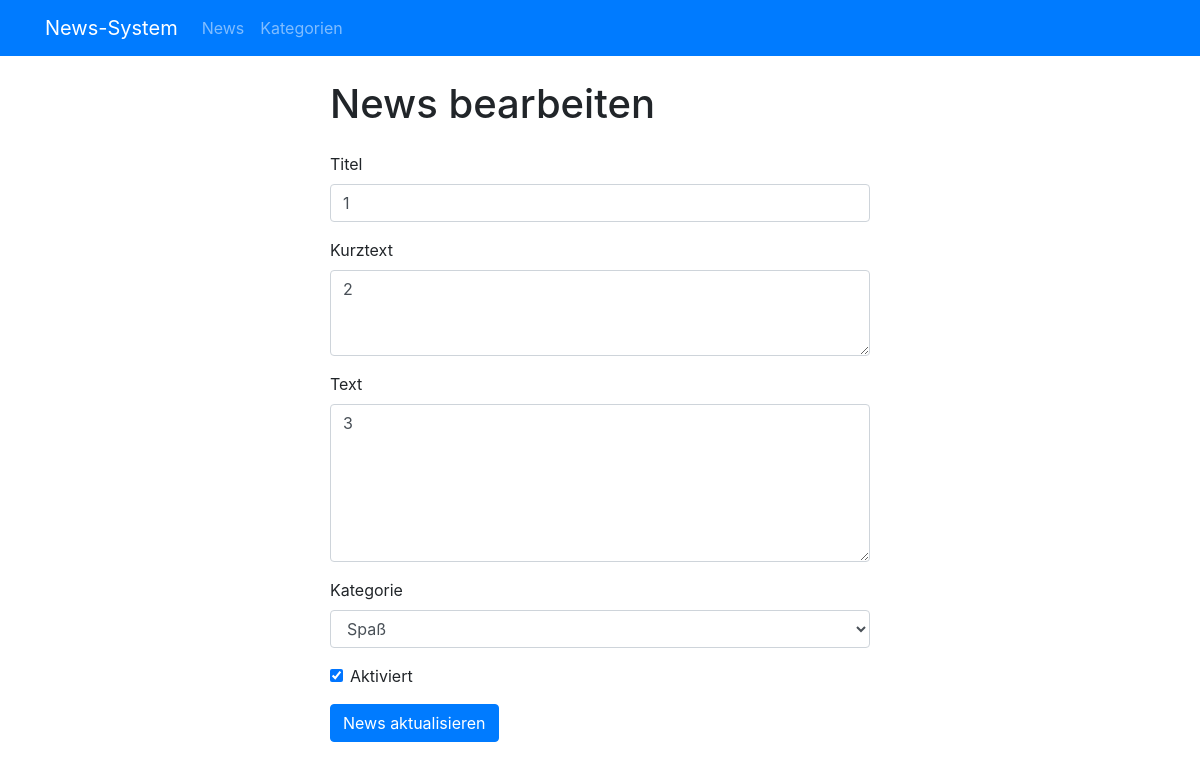
The app's page /news_edit.php?id=6 with its own data.
### tables this page shows
CREATE TABLE `news` (
  `id` int(11) unsigned NOT NULL AUTO_INCREMENT,
  `title` varchar(255) DEFAULT NULL,
  `short_text` text DEFAULT NULL,
  `text` text DEFAULT NULL,
  `category_id` int(11) unsigned DEFAULT NULL,
  `status` tinyint(1) DEFAULT NULL,
  PRIMARY KEY (`id`)
);

CREATE TABLE `categories` (
  `id` int(11) unsigned NOT NULL AUTO_INCREMENT,
  `name` varchar(100) DEFAULT NULL,
  PRIMARY KEY (`id`)
);

### src/news_edit.php (the view, shortened to what this page needs)
<?php
include 'include_database.php';
$sql = 'SELECT * FROM news WHERE id = ' . mysqli_real_escape_string($link, $_GET['id']);
$result = mysqli_query($link, $sql);
$row = mysqli_fetch_assoc($result);
$sql = 'SELECT * FROM categories';
$result = mysqli_query($link, $sql);
?><!doctype html>
<html lang="de">
  <head>
    <?php include 'include_head.php'; ?>
  </head>
  <body>
    <?php include 'include_navigation.php'; ?>
    <div class="container mt-4">
        <div class="row justify-content-center">
            <div class="col-6">
                <h1>News bearbeiten</h1>
                <form class="mt-4 mb-4" method="POST" action="news_edit_thanks.php?id=<?php echo $row['id'] ?>">
                    <div class="form-group">
                        <label for="title">Titel</label>
                        <input type="text" class="form-control" id="title" name="title" value="<?php echo $row['title'] ?>">
                    </div>
                    <div class="form-group">
                        <label for="short_text">Kurztext</label>
                        <textarea class="form-control" id="short_text" rows="3" name="short_text"><?php echo $row['short_text'] ?></textarea>
                    </div>
                    <div class="form-group">
                        <label for="text">Text</label>
                        <textarea class="form-control" id="text" rows="6" name="text"><?php echo $row['text'] ?></textarea>
                    </div>
                    <div class="form-group">
                        <label for="category_id">Kategorie</label>
                        <select class="form-control" name="category_id">
                            <?php while ($rowCat = mysqli_fetch_assoc($result)) { ?>
                            <option value="<?php echo $rowCat['id']; ?>"<?php if ($rowCat['id'] == $row['category_id']) { ?> selected<?php } ?>><?php echo $rowCat['name']; ?></option>
                            <?php } ?>
                        </select>
                    </div>
                    <div class="form-group form-check">
                        <input type="checkbox" class="form-check-input" id="status" name="status" value="1"<?php if ($row['status'] == 1) { ?> checked<?php } ?>>
                        <label class="form-check-label" for="status">Aktiviert</label>
                    </div>
                    <button type="submit" class="btn btn-primary">News aktualisieren</button>
                </form>
            </div>
        </div>
    </div>
  </body>
</html>

### records on screen
news: title "1", short_text "2", text "3", category_id "Spaß", status "☑"
